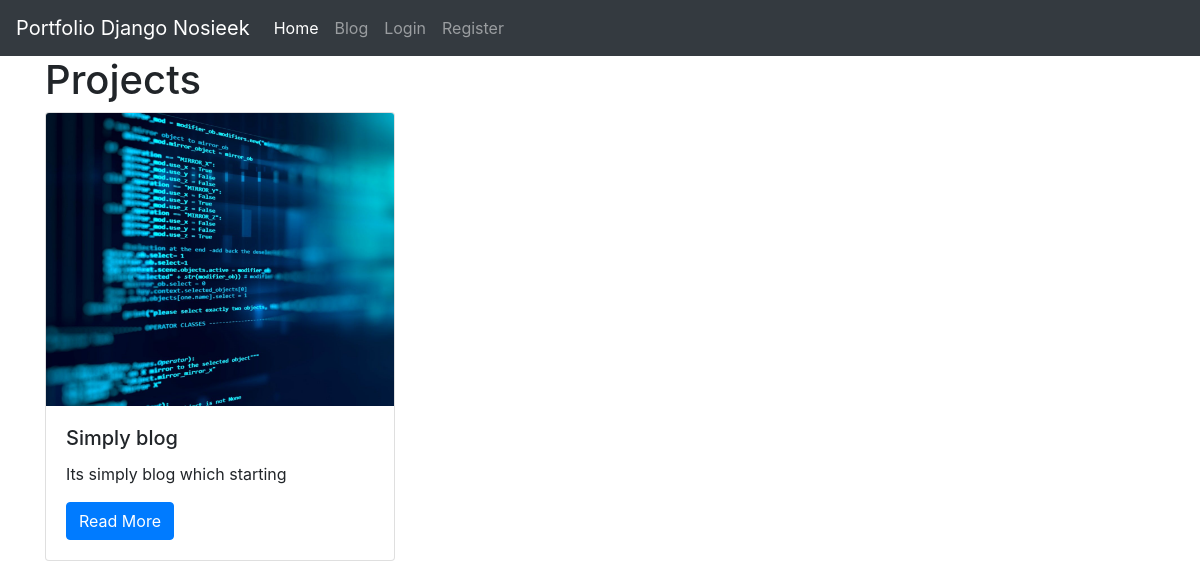
Before: / with the older database file.
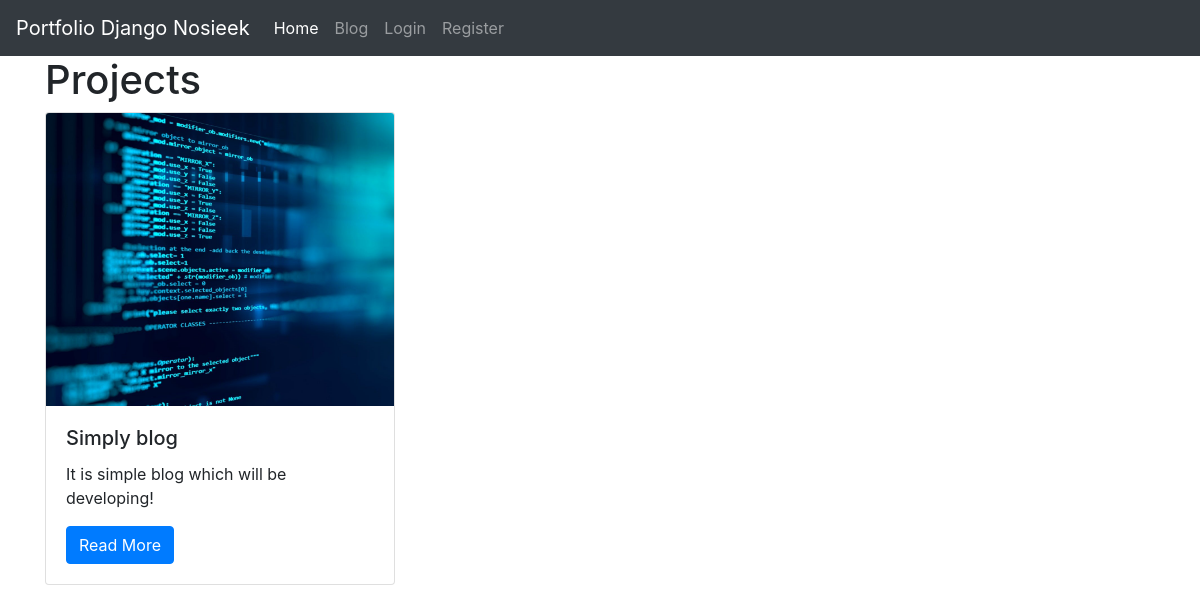
After: the same page with the newer database file.
### home_page/models.py (models this page shows)
class Project(models.Model):
    title = models.CharField(max_length=150)
    description = models.TextField()
    technology = models.CharField(max_length=200)
    image = models.FilePathField(path="/img")

### home_page/views.py (the view)
# urls.py: path("", project_index.as_view(), name="project_index"),
class project_index(ListView):
    model = Project
    context_object_name = 'projects'
    template_name = 'project_home.html'

### templates/project_home.html (shortened to what this page needs)
{% extends "base.html" %}
{% load static %}
{% block page_content %}
<h1>Projects</h1>
<div class="row">
{% for project in projects %}
    <div class="col-md-4">
        <div class="card mb-2">
            <img class="card-img-top" src="{% static project.image %}">
            <div class="card-body">
                <h5 class="card-title">{{ project.title }}</h5>
                <p class="card-text">{{ project.description }}</p>
                <a href="{% url 'project_detail' project.pk %}"
                   class="btn btn-primary">
                    Read More
                </a>
            </div>
        </div>
    </div>
    {% endfor %}
</div>
{% endblock %}

Changed rows visible on the page:
changed Project "Simply blog": description "Its simply blog which starting" → "It is simple blog which will be developing!"
